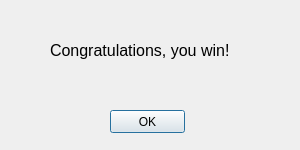
<?xml version="1.0" encoding="UTF-8"?>
<ui version="4.0">
 <class>WinningDialog</class>
 <widget class="QDialog" name="WinningDialog">
  <property name="geometry">
   <rect>
    <x>0</x>
    <y>0</y>
    <width>300</width>
    <height>150</height>
   </rect>
  </property>
  <property name="windowTitle">
   <string>Dialog</string>
  </property>
  <widget class="QPushButton" name="pushButton">
   <property name="geometry">
    <rect>
     <x>110</x>
     <y>110</y>
     <width>75</width>
     <height>23</height>
    </rect>
   </property>
   <property name="text">
    <string>OK</string>
   </property>
  </widget>
  <widget class="QLabel" name="label">
   <property name="geometry">
    <rect>
     <x>50</x>
     <y>10</y>
     <width>200</width>
     <height>80</height>
    </rect>
   </property>
   <property name="font">
    <font>
     <pointsize>12</pointsize>
     <weight>50</weight>
     <bold>false</bold>
     <stylestrategy>PreferAntialias</stylestrategy>
    </font>
   </property>
   <property name="text">
    <string>Congratulations, you win!</string>
   </property>
  </widget>
 </widget>
 <resources/>
 <connections/>
</ui>
